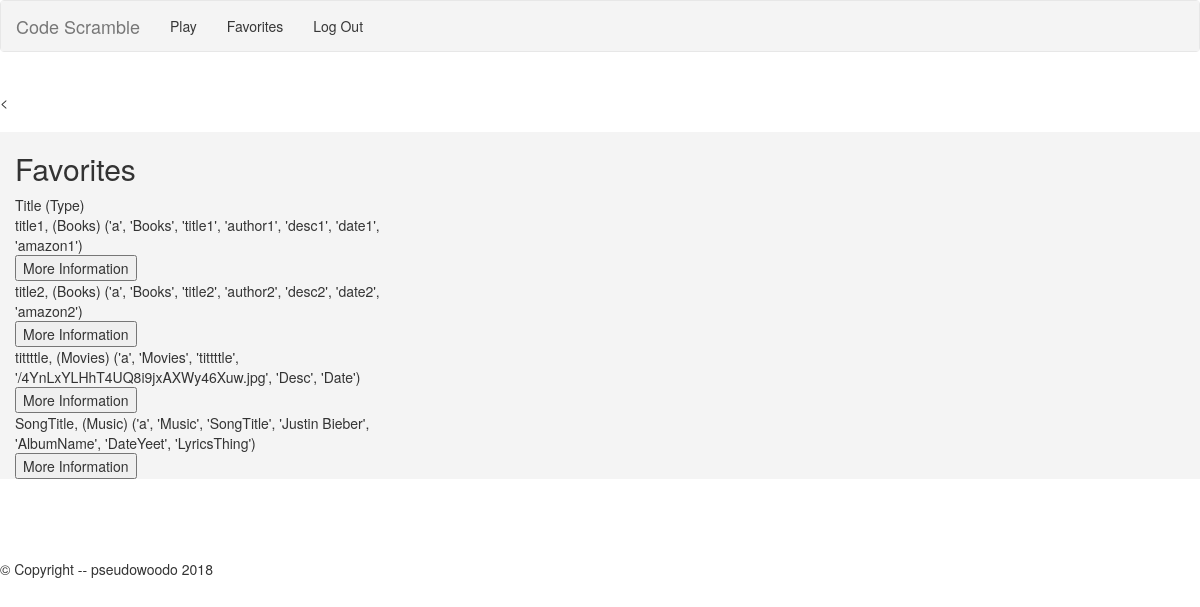
The page /faves (signed in) on the database its author committed.
### tables this page shows
CREATE TABLE book_faves (user TEXT, type TEXT, title TEXT, author TEXT, description TEXT, date TEXT, amazon TEXT);

CREATE TABLE movie_faves (user TEXT, type TEXT, title TEXT, poster TEXT, description TEXT, date TEXT);

CREATE TABLE music_faves (user TEXT, type TEXT, title TEXT, artist TEXT, album TEXT, date TEXT, lyrics TEXT);

### app.py (the view)
@app.route("/faves")
def faves():
    username=session.get('username')
    db = sqlite3.connect(DB_FILE)
    u = db.cursor()
    user_faves = []
    temp = u.execute("SELECT * from book_faves WHERE book_faves.user == (?);", (username,))
    user_faves.extend(temp.fetchall())
    temp = u.execute("SELECT * from movie_faves WHERE movie_faves.user == (?);", (username,))
    user_faves.extend(temp.fetchall())
    temp = u.execute("SELECT * from game_faves WHERE game_faves.user == (?);", (username,))
    user_faves.extend(temp.fetchall())
    temp = u.execute("SELECT * from music_faves WHERE music_faves.user == (?);", (username,))
    user_faves.extend(temp.fetchall())
    print(user_faves)
    db.commit()
    db.close()
    return render_template('user.html', user_name=username, favorites=user_faves)

### templates/user.html (shortened to what this page needs)
{% extends "base.html" %}
{% block content %}
<br><br>
<head>
</head>
<div class="container-fluid">
  <div class="row">
    <div class="col-sm-12" style="background-color:#F4F4F4;">
      <h2>Favorites </h2>
    </div>
  </div>
</div>
<div class="container-fluid">
  <div class="row">
    <div class="col-sm-4" style="background-color:#F4F4F4;">
      Title (Type)
    </div>
  </div>
  {% for info in favorites %}
  <div class="row">
    <div class="col-sm-4" style="background-color:#F4F4F4;">
      {{info[2]}}, ({{info[1]}}) {{info}}
    </div>
  </div>
   <div class="row">
     <div class="col-sm-4" style="background-color:#F4F4F4;">
       <form action = "/result">
	 <input type="submit" name="submit" value = "More Information">
       </form>
     </div>
   </div>
   {% endfor %}
</div>
<br>
<br><br>
<br>
{% endblock %}

### templates/base.html (shortened to what this page needs)
<!DOCTYPE html>
<html>
  <head>
    <link rel="stylesheet" href="https://maxcdn.bootstrapcdn.com/bootstrap/3.3.7/css/bootstrap.min.css">
  </head>
  <body>
    <nav class="navbar navbar-default">
      <div class="container-fluid">
	<div class="navbar-header">
	  <a class="navbar-brand" href="#">Code Scramble</a>
	</div>
	<ul class="nav navbar-nav">
	  <li><a href="/">Play</a></li>
	  <li><a href="/faves">Favorites</a></li>
	  <li><a href="/logout">Log Out</a></li>
	</ul>
      </div>
    </nav>
<
{% block content %}{% endblock %}
{% block footer %}
&copy; Copyright -- pseudowoodo 2018
{% endblock %}
  </body>
</html>

### rows shown on the page
book_faves: title "title1", type "Books", info "('a', 'Books', 'title1', 'author1', 'desc1', 'date1', 'amazon1')"
book_faves: title "title2", type "Books", info "('a', 'Books', 'title2', 'author2', 'desc2', 'date2', 'amazon2')"
movie_faves: title "tittttle", type "Movies", info "('a', 'Movies', 'tittttle', '/4YnLxYLHhT4UQ8i9jxAXWy46Xuw.jpg', 'Desc', 'Date')"
music_faves: title "SongTitle", type "Music", info "('a', 'Music', 'SongTitle', 'Justin Bieber', 'AlbumName', 'DateYeet', 'LyricsThing')"
